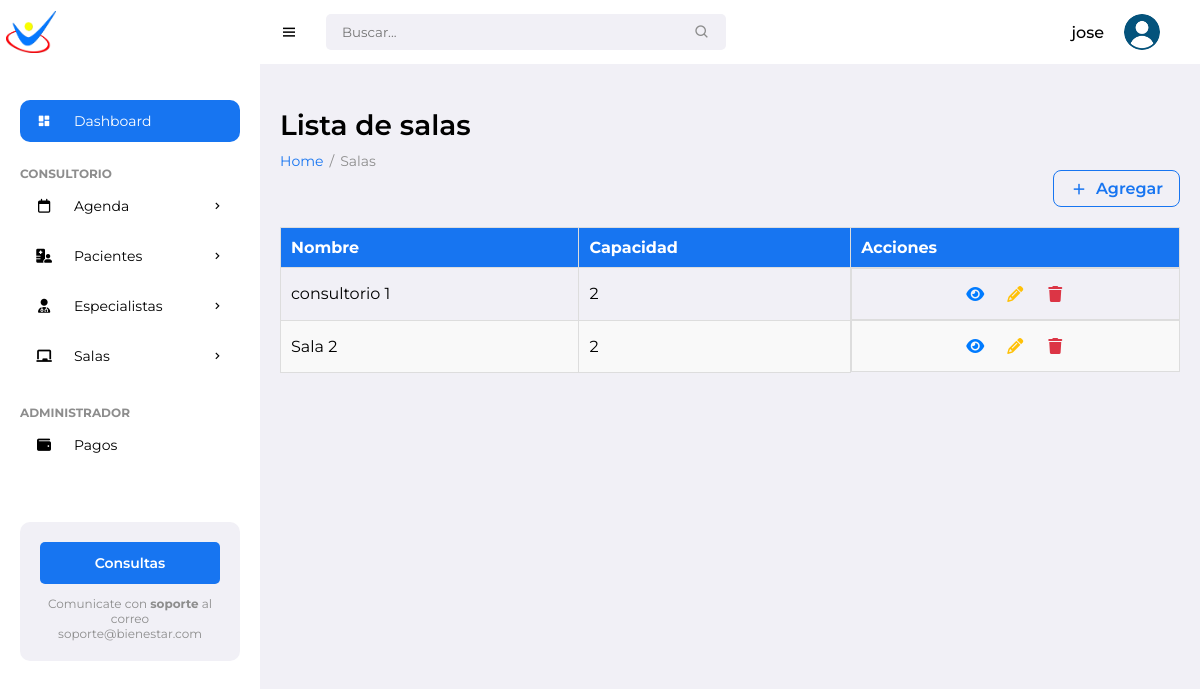
The page /rooms/ (signed in) on the database as committed earlier.
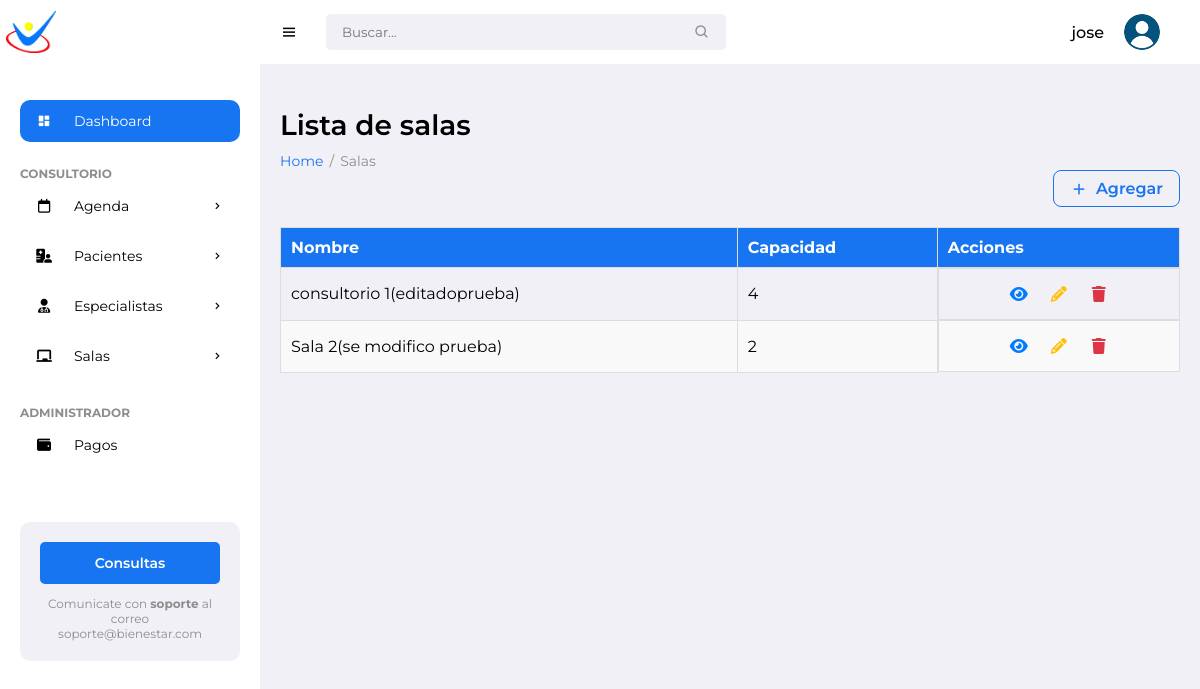
The same page on the database as committed later.
### pacientes/models.py (models this page shows, shortened)
class Room(models.Model):
    name = models.CharField(max_length=100)
    capacity = models.IntegerField()
    location = models.CharField(max_length=100)
    specialists = models.ManyToManyField(Specialist, related_name='rooms')

### pacientes/views.py (the view)
# urls.py: path('rooms/', views.room_list, name='room_list'),
@login_required
def room_list(request):
    rooms = Room.objects.all()
    return render(request, 'pacientes/room_list.html', {'rooms': rooms})

### pacientes/templates/pacientes/room_list.html
{% extends 'pacientes/base.html' %}
{% block content %}
<h1 class="title">Lista de salas</h1>
<ul class="breadcrumbs">
    <li><a href="{% url 'patient_list' %}">Home</a></li>
    <li class="divider">/</li>
    <li><a href="#" class="active">Salas</a></li>
</ul>
<div class="data-list">
    <div class="list-header">
        <a href="{% url 'new_room' %}" class="btn-add">
            <i class='bx bx-plus'></i>
            Agregar
        </a>
    </div>
    <div class="room-list-container">
        {% if rooms %}
            <table class="table">
                <thead>
                    <tr>
                        <th>Nombre</th>
                        <th>Capacidad</th>
                        <th>Acciones</th>
                    </tr>
                </thead>
                <tbody>
                {% for room in rooms %}
                    <tr>
                        <td>{{ room.name }}</td>
                        <td>{{ room.capacity }}</td>
                        <td class="actions-tab">
                            <a href="" class="btn btn-icon view" title="Ver detalles">
                                <i class="fa-solid fa-eye"></i>
                            </a>
                            <a href="{% url 'edit_room' room.id %}" class="btn btn-icon edit" title="Editar">
                                <i class="fas fa-pencil-alt"></i>
                            </a>
                            <a href="{% url 'delete_room' room.id %}" class="btn btn-icon delete" title="Eliminar">
                                <i class="fas fa-trash"></i>
                            </a>
                        </td>
                {% endfor %}
                </tbody>
            </table>
        {% else %}
            <div class="empty-state">
                <i class='bx bx-door-open'></i>
                <p>No hay salas registradas.</p>
            </div>
        {% endif %}
    </div>
</div>
{% endblock %}

Rows that differ between the two databases and show on the page:
changed Room: name "consultorio 1" → "consultorio 1(editadoprueba)"; capacity "2" → "4"
changed Room: name "Sala 2" → "Sala 2(se modifico prueba)"
